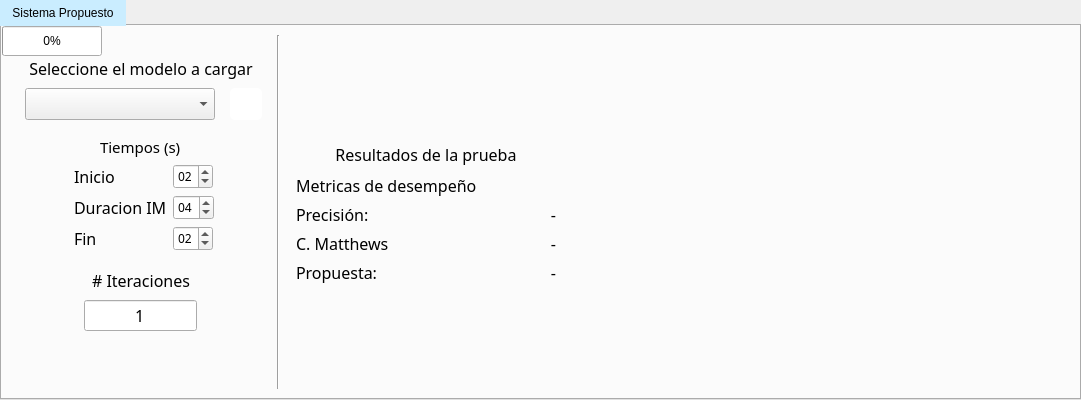
     <widget class="QTabWidget" name="tabbedPaneOpciones">
      <property name="enabled">
       <bool>true</bool>
      </property>
      <property name="sizePolicy">
       <sizepolicy hsizetype="Expanding" vsizetype="Expanding">
        <horstretch>0</horstretch>
        <verstretch>0</verstretch>
       </sizepolicy>
      </property>
      <property name="minimumSize">
       <size>
        <width>1081</width>
        <height>400</height>
       </size>
      </property>
      <property name="maximumSize">
       <size>
        <width>160000</width>
        <height>160000</height>
       </size>
      </property>
      <property name="autoFillBackground">
       <bool>false</bool>
      </property>
      <property name="styleSheet">
       <string notr="true">QTabBar::tab:selected, QTabBar::tab:hover {
    background: rgb(202, 237, 255);
}</string>
      </property>
      <property name="tabShape">
       <enum>QTabWidget::Rounded</enum>
      </property>
      <property name="currentIndex">
       <number>0</number>
      </property>
      <property name="elideMode">
       <enum>Qt::ElideNone</enum>
      </property>
      <widget class="QWidget" name="tabEmotiv">
       <attribute name="title">
        <string>Sistema Propuesto</string>
       </attribute>
       <layout class="QGridLayout" name="gridLayout_2">
        <item row="0" column="0">
         <layout class="QVBoxLayout" name="verticalLayout__sistemaProp">
          <item>
           <spacer name="verticalSpacer_sistemaProp_1">
            <property name="orientation">
             <enum>Qt::Vertical</enum>
            </property>
            <property name="sizeType">
             <enum>QSizePolicy::Fixed</enum>
            </property>
            <property name="sizeHint" stdset="0">
             <size>
              <width>20</width>
              <height>20</height>
             </size>
            </property>
           </spacer>
          </item>
          <item>
           <widget class="QLabel" name="labelNombreSujeto">
            <property name="sizePolicy">
             <sizepolicy hsizetype="Minimum" vsizetype="Minimum">
              <horstretch>0</horstretch>
              <verstretch>0</verstretch>
             </sizepolicy>
            </property>
            <property name="minimumSize">
             <size>
              <width>260</width>
              <height>27</height>
             </size>
            </property>
            <property name="font">
             <font>
              <family>Dubai Medium</family>
              <pointsize>12</pointsize>
              <weight>50</weight>
              <bold>false</bold>
             </font>
            </property>
            <property name="text">
             <string>&lt;html&gt;&lt;head/&gt;&lt;body&gt;&lt;p align=&quot;center&quot;&gt;Seleccione el modelo a cargar&lt;/p&gt;&lt;/body&gt;&lt;/html&gt;</string>
            </property>
           </widget>
          </item>
          <item>
           <layout class="QHBoxLayout" name="horizontalLayout_NombreSujeto">
            <item>
             <spacer name="horizontalSpacer_6">
              <property name="orientation">
               <enum>Qt::Horizontal</enum>
              </property>
              <property name="sizeType">
               <enum>QSizePolicy::Fixed</enum>
              </property>
              <property name="sizeHint" stdset="0">
               <size>
                <width>5</width>
                <height>20</height>
               </size>
              </property>
             </spacer>
            </item>
            <item>
             <widget class="QComboBox" name="comboBoxModelos">
              <property name="sizePolicy">
               <sizepolicy hsizetype="Preferred" vsizetype="Fixed">
                <horstretch>0</horstretch>
                <verstretch>0</verstretch>
               </sizepolicy>
              </property>
              <property name="minimumSize">
               <size>
                <width>190</width>
                <height>32</height>
               </size>
              </property>
              <property name="maximumSize">
               <size>
                <width>190</width>
                <height>32</height>
               </size>
              </property>
              <property name="font">
               <font>
                <family>Dubai</family>
                <pointsize>9</pointsize>
                <weight>75</weight>
                <bold>true</bold>
               </font>
              </property>
              <property name="layoutDirection">
               <enum>Qt::LeftToRight</enum>
              </property>
             </widget>
            </item>
            <item>
             <widget class="QPushButton" name="pushButtonLoadModel">
              <property name="sizePolicy">
               <sizepolicy hsizetype="Minimum" vsizetype="Minimum">
                <horstretch>0</horstretch>
                <verstretch>0</verstretch>
               </sizepolicy>
              </property>
              <property name="minimumSize">
               <size>
                <width>32</width>
                <height>32</height>
               </size>
              </property>
              <property name="maximumSize">
               <size>
                <width>32</width>
                <height>32</height>
               </size>
              </property>
              <property name="font">
               <font>
                <family>Dubai</family>
                <pointsize>7</pointsize>
               </font>
              </property>
              <property name="styleSheet">
               <string notr="true">QPushButton {
	background-color: rgb(255, 255, 255);
    color: #fff;
	image: url(:/iconos/iconos/CARGAR.svg);
    border: 0px solid #555;
    border-radius: 5px;
    border-style: inset;
    padding: 5px;
    }
QPushButton:pressed {
    background-color: qlineargradient(x1: 0, y1: 0, x2: 0, y2: 1,
                                      stop: 0 #dadbde, stop: 1 #f6f7fa);
}
</string>
              </property>
              <property name="text">
               <string/>
              </property>
             </widget>
            </item>
           </layout>
          </item>
          <item>
           <spacer name="verticalSpacer_sistemaProp_2">
            <property name="orientation">
             <enum>Qt::Vertical</enum>
            </property>
            <property name="sizeType">
             <enum>QSizePolicy::Fixed</enum>
            </property>
            <property name="sizeHint" stdset="0">
             <size>
              <width>20</width>
              <height>10</height>
             </size>
            </property>
           </spacer>
          </item>
          <item>
           <layout class="QVBoxLayout" name="verticalLayout">
            <item alignment="Qt::AlignHCenter">
             <widget class="QLabel" name="labelTiempos">
              <property name="font">
               <font>
                <family>Dubai Medium</family>
                <pointsize>11</pointsize>
                <weight>50</weight>
                <bold>false</bold>
               </font>
              </property>
              <property name="text">
               <string>Tiempos (s)</string>
              </property>
             </widget>
            </item>
            <item>
             <layout class="QFormLayout" name="formLayout">
              <property name="labelAlignment">
               <set>Qt::AlignLeading|Qt::AlignLeft|Qt::AlignVCenter</set>
              </property>
              <property name="formAlignment">
               <set>Qt::AlignCenter</set>
              </property>
              <item row="0" column="0">
               <widget class="QLabel" name="labelTInicio">
                <property name="maximumSize">
                 <size>
                  <width>16777215</width>
                  <height>25</height>
                 </size>
                </property>
                <property name="font">
                 <font>
                  <family>Dubai</family>
                  <pointsize>12</pointsize>
                 </font>
                </property>
                <property name="text">
                 <string>Inicio</string>
                </property>
               </widget>
              </item>
              <item row="1" column="0">
               <widget class="QLabel" name="labelTDuracion">
                <property name="maximumSize">
                 <size>
                  <width>16777215</width>
                  <height>25</height>
                 </size>
                </property>
                <property name="font">
                 <font>
                  <family>Dubai</family>
                  <pointsize>12</pointsize>
                 </font>
                </property>
                <property name="text">
                 <string>Duracion IM</string>
                </property>
               </widget>
              </item>
              <item row="2" column="0">
               <widget class="QLabel" name="labelTFin">
                <property name="maximumSize">
                 <size>
                  <width>16777215</width>
                  <height>25</height>
                 </size>
                </property>
                <property name="font">
                 <font>
                  <family>Dubai</family>
                  <pointsize>12</pointsize>
                 </font>
                </property>
                <property name="text">
                 <string>Fin</string>
                </property>
               </widget>
              </item>
              <item row="2" column="1">
               <widget class="QTimeEdit" name="timeEditFin">
                <property name="minimumSize">
                 <size>
                  <width>40</width>
                  <height>25</height>
                 </size>
                </property>
                <property name="maximumSize">
                 <size>
                  <width>40</width>
                  <height>25</height>
                 </size>
                </property>
                <property name="font">
                 <font>
                  <family>Dubai</family>
                  <pointsize>9</pointsize>
                 </font>
                </property>
                <property name="displayFormat">
                 <string>ss</string>
                </property>
                <property name="time">
                 <time>
                  <hour>0</hour>
                  <minute>0</minute>
                  <second>2</second>
                 </time>
                </property>
               </widget>
              </item>
              <item row="1" column="1">
               <widget class="QTimeEdit" name="timeEditDuracion">
                <property name="minimumSize">
                 <size>
                  <width>41</width>
                  <height>25</height>
                 </size>
                </property>
                <property name="maximumSize">
                 <size>
                  <width>41</width>
                  <height>25</height>
                 </size>
                </property>
                <property name="font">
                 <font>
                  <family>Dubai</family>
                  <pointsize>9</pointsize>
                 </font>
                </property>
                <property name="displayFormat">
                 <string>ss</string>
                </property>
                <property name="currentSectionIndex">
                 <number>0</number>
                </property>
                <property name="time">
                 <time>
                  <hour>0</hour>
                  <minute>0</minute>
                  <second>4</second>
                 </time>
                </property>
               </widget>
              </item>
              <item row="0" column="1">
               <widget class="QTimeEdit" name="timeEditInicio">
                <property name="minimumSize">
                 <size>
                  <width>40</width>
                  <height>25</height>
                 </size>
                </property>
                <property name="maximumSize">
                 <size>
                  <width>40</width>
                  <height>25</height>
                 </size>
                </property>
                <property name="font">
                 <font>
                  <family>Dubai</family>
                  <pointsize>9</pointsize>
                 </font>
                </property>
                <property name="displayFormat">
                 <string>ss</string>
                </property>
                <property name="time">
                 <time>
                  <hour>0</hour>
                  <minute>0</minute>
                  <second>2</second>
                 </time>
                </property>
               </widget>
              </item>
             </layout>
            </item>
           </layout>
          </item>
          <item>
           <spacer name="verticalSpacer_sistemaProp_4">
            <property name="orientation">
             <enum>Qt::Vertical</enum>
            </property>
            <property name="sizeType">
             <enum>QSizePolicy::Fixed</enum>
            </property>
            <property name="sizeHint" stdset="0">
             <size>
              <width>20</width>
              <height>10</height>
             </size>
            </property>
           </spacer>
          </item>
          <item>
           <widget class="QLabel" name="labelNombreSujeto_2">
            <property name="sizePolicy">
             <sizepolicy hsizetype="Minimum" vsizetype="Minimum">
              <horstretch>0</horstretch>
              <verstretch>0</verstretch>
             </sizepolicy>
            </property>
            <property name="minimumSize">
             <size>
              <width>250</width>
              <height>27</height>
             </size>
            </property>
            <property name="font">
             <font>
              <family>Dubai Medium</family>
              <pointsize>12</pointsize>
              <weight>50</weight>
              <bold>false</bold>
             </font>
            </property>
            <property name="text">
             <string>&lt;html&gt;&lt;head/&gt;&lt;body&gt;&lt;p align=&quot;center&quot;&gt;# Iteraciones&lt;/p&gt;&lt;/body&gt;&lt;/html&gt;</string>
            </property>
           </widget>
          </item>
          <item>
           <layout class="QHBoxLayout" name="horizontalLayout_NombreSujeto_2">
            <property name="sizeConstraint">
             <enum>QLayout::SetFixedSize</enum>
            </property>
            <item>
             <widget class="QLineEdit" name="lineEditIteraciones">
              <property name="sizePolicy">
               <sizepolicy hsizetype="Fixed" vsizetype="Fixed">
                <horstretch>0</horstretch>
                <verstretch>0</verstretch>
               </sizepolicy>
              </property>
              <property name="minimumSize">
               <size>
                <width>113</width>
                <height>31</height>
               </size>
              </property>
              <property name="maximumSize">
               <size>
                <width>113</width>
                <height>31</height>
               </size>
              </property>
              <property name="font">
               <font>
                <family>Dubai</family>
                <pointsize>12</pointsize>
               </font>
              </property>
              <property name="text">
               <string>1</string>
              </property>
              <property name="alignment">
               <set>Qt::AlignCenter</set>
              </property>
             </widget>
            </item>
           </layout>
          </item>
          <item>
           <spacer name="verticalSpacer_sistemaProp_3">
            <property name="orientation">
             <enum>Qt::Vertical</enum>
            </property>
            <property name="sizeHint" stdset="0">
             <size>
              <width>20</width>
              <height>40</height>
             </size>
            </property>
           </spacer>
          </item>
         </layout>
        </item>
        <item row="0" column="6">
         <spacer name="horizontalSpacer_7">
          <property name="orientation">
           <enum>Qt::Horizontal</enum>
          </property>
          <property name="sizeType">
           <enum>QSizePolicy::Fixed</enum>
          </property>
          <property name="sizeHint" stdset="0">
           <size>
            <width>20</width>
            <height>5</height>
           </size>
          </property>
         </spacer>
        </item>
        <item row="0" column="3">
         <layout class="QVBoxLayout" name="verticalLayout__sistemaProp_2">
          <item>
           <spacer name="verticalSpacer_sistemaProp_7">
            <property name="orientation">
             <enum>Qt::Vertical</enum>
            </property>
            <property name="sizeType">
             <enum>QSizePolicy::Expanding</enum>
            </property>
            <property name="sizeHint" stdset="0">
             <size>
              <width>20</width>
              <height>40</height>
             </size>
            </property>
           </spacer>
          </item>
          <item>
           <layout class="QVBoxLayout" name="verticalLayout_3">
            <item>
             <widget class="QLabel" name="labelNombreSujeto_3">
              <property name="sizePolicy">
               <sizepolicy hsizetype="Minimum" vsizetype="Minimum">
                <horstretch>0</horstretch>
                <verstretch>0</verstretch>
               </sizepolicy>
              </property>
              <property name="minimumSize">
               <size>
                <width>260</width>
                <height>27</height>
               </size>
              </property>
              <property name="font">
               <font>
                <family>Dubai Medium</family>
                <pointsize>12</pointsize>
                <weight>50</weight>
                <bold>false</bold>
               </font>
              </property>
              <property name="text">
               <string>&lt;html&gt;&lt;head/&gt;&lt;body&gt;&lt;p align=&quot;center&quot;&gt;Resultados de la prueba&lt;/p&gt;&lt;/body&gt;&lt;/html&gt;</string>
              </property>
             </widget>
            </item>
            <item alignment="Qt::AlignLeft">
             <widget class="QLabel" name="label_26">
              <property name="sizePolicy">
               <sizepolicy hsizetype="Minimum" vsizetype="Preferred">
                <horstretch>0</horstretch>
                <verstretch>0</verstretch>
               </sizepolicy>
              </property>
              <property name="font">
               <font>
                <family>Dubai</family>
                <pointsize>12</pointsize>
               </font>
              </property>
              <property name="text">
               <string>Metricas de desempeño</string>
              </property>
             </widget>
            </item>
            <item>
             <layout class="QFormLayout" name="formLayout_4">
              <property name="sizeConstraint">
               <enum>QLayout::SetMinimumSize</enum>
              </property>
              <item row="0" column="0">
               <widget class="QLabel" name="label_27">
                <property name="sizePolicy">
                 <sizepolicy hsizetype="Fixed" vsizetype="Preferred">
                  <horstretch>0</horstretch>
                  <verstretch>0</verstretch>
                 </sizepolicy>
                </property>
                <property name="font">
                 <font>
                  <family>Dubai</family>
                  <pointsize>12</pointsize>
                 </font>
                </property>
                <property name="text">
                 <string>Precisión:</string>
                </property>
               </widget>
              </item>
              <item row="1" column="0">
               <widget class="QLabel" name="label_28">
                <property name="sizePolicy">
                 <sizepolicy hsizetype="Minimum" vsizetype="Preferred">
                  <horstretch>0</horstretch>
                  <verstretch>0</verstretch>
                 </sizepolicy>
                </property>
                <property name="font">
                 <font>
                  <family>Dubai</family>
                  <pointsize>12</pointsize>
                 </font>
                </property>
                <property name="text">
                 <string>C. Matthews</string>
                </property>
               </widget>
              </item>
              <item row="2" column="0">
               <widget class="QLabel" name="label_29">
                <property name="font">
                 <font>
                  <family>Dubai</family>
                  <pointsize>12</pointsize>
                 </font>
                </property>
                <property name="text">
                 <string>&lt;html&gt;&lt;head/&gt;&lt;body&gt;&lt;p&gt;Propuesta:&lt;/p&gt;&lt;/body&gt;&lt;/html&gt;</string>
                </property>
               </widget>
              </item>
              <item row="0" column="1">
               <widget class="QLabel" name="label_30">
                <property name="sizePolicy">
                 <sizepolicy hsizetype="Minimum" vsizetype="Preferred">
                  <horstretch>0</horstretch>
                  <verstretch>0</verstretch>
                 </sizepolicy>
                </property>
                <property name="font">
                 <font>
                  <family>Dubai</family>
                  <pointsize>12</pointsize>
                 </font>
                </property>
                <property name="text">
                 <string>&lt;html&gt;&lt;head/&gt;&lt;body&gt;&lt;p align=&quot;right&quot;&gt;-&lt;/p&gt;&lt;/body&gt;&lt;/html&gt;</string>
                </property>
               </widget>
              </item>
              <item row="1" column="1">
               <widget class="QLabel" name="label_31">
                <property name="sizePolicy">
                 <sizepolicy hsizetype="Minimum" vsizetype="Preferred">
                  <horstretch>0</horstretch>
                  <verstretch>0</verstretch>
                 </sizepolicy>
                </property>
                <property name="font">
                 <font>
                  <family>Dubai</family>
                  <pointsize>12</pointsize>
                 </font>
                </property>
                <property name="text">
                 <string>&lt;html&gt;&lt;head/&gt;&lt;body&gt;&lt;p align=&quot;right&quot;&gt;-&lt;/p&gt;&lt;/body&gt;&lt;/html&gt;</string>
                </property>
               </widget>
              </item>
              <item row="2" column="1">
               <widget class="QLabel" name="label_32">
                <property name="sizePolicy">
                 <sizepolicy hsizetype="Minimum" vsizetype="Preferred">
                  <horstretch>0</horstretch>
                  <verstretch>0</verstretch>
                 </sizepolicy>
                </property>
                <property name="font">
                 <font>
                  <family>Dubai</family>
                  <pointsize>12</pointsize>
                 </font>
                </property>
                <property name="text">
                 <string>&lt;html&gt;&lt;head/&gt;&lt;body&gt;&lt;p align=&quot;right&quot;&gt;-&lt;/p&gt;&lt;/body&gt;&lt;/html&gt;</string>
                </property>
               </widget>
              </item>
             </layout>
            </item>
           </layout>
          </item>
          <item>
           <spacer name="verticalSpacer_sistemaProp_8">
            <property name="orientation">
             <enum>Qt::Vertical</enum>
            </property>
            <property name="sizeHint" stdset="0">
             <size>
              <width>20</width>
              <height>40</height>
             </size>
            </property>
           </spacer>
          </item>
         </layout>
        </item>
        <item row="0" column="7">
         <widget class="MplWidget" name="MplWidget" native="true">
          <property name="sizePolicy">
           <sizepolicy hsizetype="Expanding" vsizetype="Preferred">
            <horstretch>0</horstretch>
            <verstretch>0</verstretch>
           </sizepolicy>
          </property>
          <property name="font">
           <font>
            <family>Dubai</family>
            <pointsize>10</pointsize>
           </font>
          </property>
         </widget>
        </item>
        <item row="0" column="1">
         <widget class="Line" name="line">
          <property name="orientation">
           <enum>Qt::Vertical</enum>
          </property>
         </widget>
        </item>
        <item row="0" column="2">
         <spacer name="horizontalSpacer_5">
          <property name="orientation">
           <enum>Qt::Horizontal</enum>
          </property>
          <property name="sizeType">
           <enum>QSizePolicy::Fixed</enum>
          </property>
          <property name="sizeHint" stdset="0">
           <size>
            <width>10</width>
            <height>20</height>
           </size>
          </property>
         </spacer>
        </item>
       </layout>
       <widget class="QProgressBar" name="progressBarCaptura_5">
        <property name="geometry">
         <rect>
          <x>0</x>
          <y>0</y>
          <width>100</width>
          <height>30</height>
         </rect>
        </property>
        <property name="visible">
         <bool>false</bool>
        </property>
        <property name="value">
         <number>0</number>
        </property>
        <property name="alignment">
         <set>Qt::AlignCenter</set>
        </property>
        <property name="format">
         <string>%p%</string>
        </property>
       </widget>
      </widget>
     </widget>
